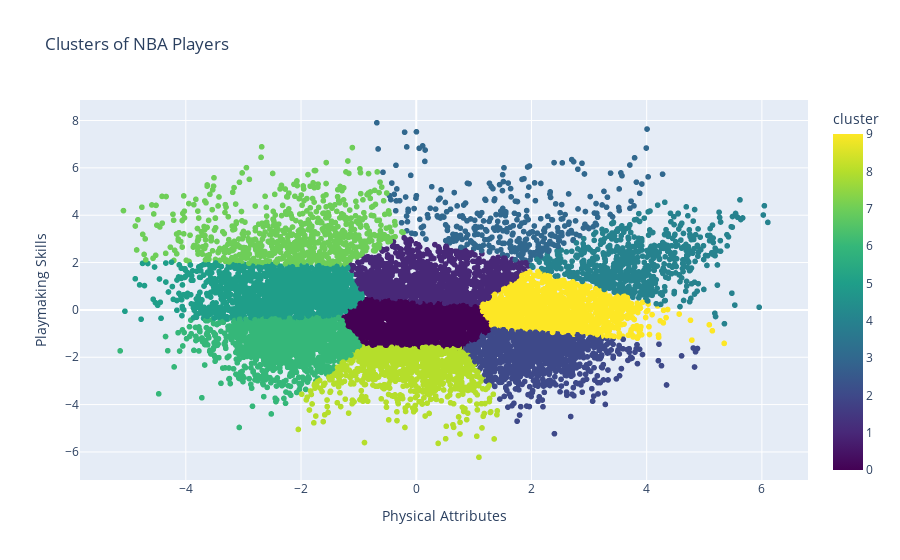

The notebook cell this image was saved under:
### Code cell
principal_df['cluster'] =y_kmeans
principal_df_name = principal_df.copy()
principal_df_name['player_name'] = nba_df['player_name']
principal_df_name.rename(columns={'Principal Component 1': 'Physical Attributes', 'Principal Component 2': 'Playmaking Skills'}, inplace=True)

def plot_clusters(df):
  plot = px.scatter(
      df,
      x='Physical Attributes',
      y='Playmaking Skills',
      color='cluster',
      hover_data=['player_name'],
      title='Clusters of NBA Players',
      color_continuous_scale=px.colors.sequential.Viridis
  )

  plot.show()

plot_clusters(principal_df_name)

### Figure 1 — Plotly figure (JSON) as saved in the notebook; plotly's stock layout.template omitted (floating-point values rounded to 4 significant figures; data arrays with more than 128 entries replaced by an {"elided": "..."} marker saying what was removed)
{"data": [{"customdata": {"elided": "11555x1 str values"}, "hovertemplate": "Physical Attributes=%{x}<br>Playmaking Skills=%{y}<br>player_name=%{customdata[0]}<br>cluster=%{marker.color}<extra></extra>", "legendgroup": "", "marker": {"color": {"elided": "11555 int values"}, "coloraxis": "coloraxis", "symbol": "circle"}, "mode": "markers", "name": "", "showlegend": false, "type": "scattergl", "x": {"elided": "11555 float values"}, "xaxis": "x", "y": {"elided": "11555 float values"}, "yaxis": "y"}], "layout": {"coloraxis": {"colorbar": {"title": {"text": "cluster"}}, "colorscale": [[0, "#440154"], [0.1111, "#482878"], [0.2222, "#3e4989"], [0.3333, "#31688e"], [0.4444, "#26828e"], [0.5556, "#1f9e89"], [0.6667, "#35b779"], [0.7778, "#6ece58"], [0.8889, "#b5de2b"], [1, "#fde725"]]}, "legend": {"tracegroupgap": 0}, "title": {"text": "Clusters of NBA Players"}, "xaxis": {"anchor": "y", "domain": [0, 1], "title": {"text": "Physical Attributes"}}, "yaxis": {"anchor": "x", "domain": [0, 1], "title": {"text": "Playmaking Skills"}}}}
